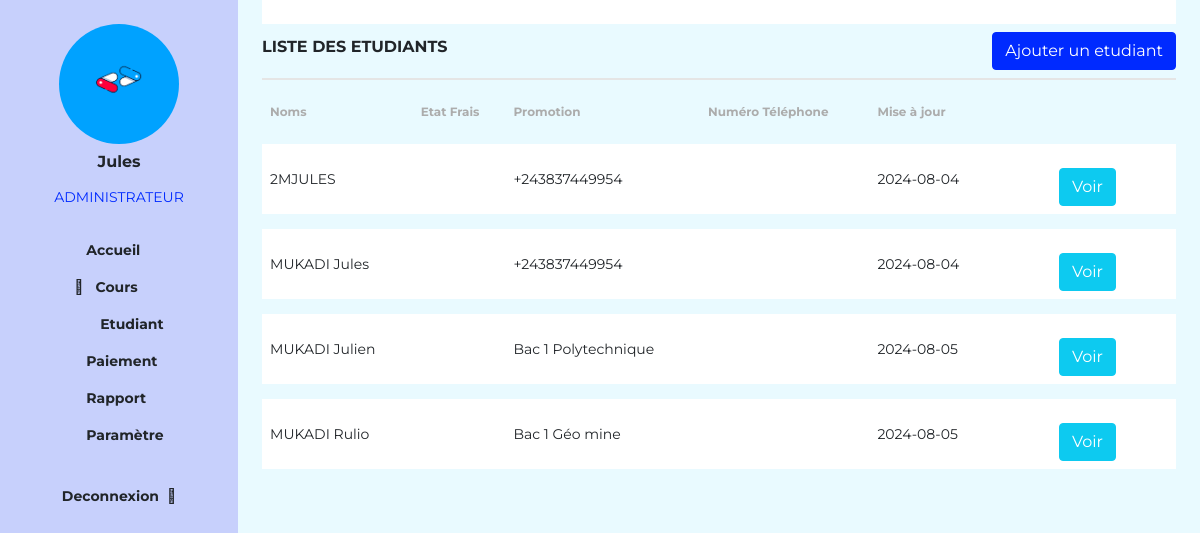
The app's page /pages/students_list.php (signed in) with its own data.
### tables this page shows
CREATE TABLE `students_list` (
  `Id` int(11) NOT NULL,
  `img` varchar(255) NOT NULL,
  `Name` varchar(255) NOT NULL,
  `Email` varchar(255) NOT NULL,
  `Promotion` varchar(255) NOT NULL,
  `NumeroMatricule` varchar(255) NOT NULL,
  `DateUpDate` date NOT NULL
);

### pages/students_list.php (the view, shortened to what this page needs)
<!DOCTYPE html>
<html lang="fr">
<head>
    <link rel="stylesheet" href="../css/bootstrap.css">
    <link rel="stylesheet" href="../css/style.css">
    <link rel="stylesheet" href="https://pro.fontawesome.com/releases/v5.10.0/css/all.css" />
</head>
<body class="bg-content">
    <main class="dashboard d-flex">
        <?php include "component/sidebar.php"; ?>
        <div class="container-fluid px-4">
            <?php include "component/header.php"; ?>
            <div class="student-list-header d-flex justify-content-between align-items-center py-2">
                <div class="title h6 fw-bold">LISTE DES ETUDIANTS</div>
                <div class="btn-add d-flex gap-3 align-items-center">
                    <div class="short">
                        <i class="far fa-sort"></i>
                    </div>
                    <?php include 'component/popupadd.php'; ?>
                </div>
            </div>
            <div class="table-responsive">
                <form action="save_presence.php" method="POST">
                    <table class="table student_list table-borderless">
                        <thead>
                            <tr class="align-middle">
                                <th>Noms</th>
                                <th>Etat Frais</th>
                                <th>Promotion</th>
                                <th>Numéro Téléphone</th>
                                <th>Mise à jour</th>
                            </tr>
                        </thead>
                        <tbody>
                            <?php include 'connexiondb.php';
                                $result = $con->query("SELECT * FROM students_list");
                                foreach($result as $value):
                            ?>
                            <tr class="bg-white align-middle">
                                <td><?php echo htmlspecialchars($value['Name']) ?></td>
                                <td><?php echo htmlspecialchars($value['Paiement']) ?></td>
                                <td><?php echo htmlspecialchars($value['Promotion']) ?></td>
                                <td><?php echo htmlspecialchars($value['NumeroTelephone']) ?></td>
                                <td><?php echo htmlspecialchars($value['DateUpDate']) ?></td>
                                <td class="d-md-flex gap-3 mt-3">
                                    <a href="modifier.php?Id=<?php echo $value['Id']?>"><i class="far fa-pen" style="color: green;"></i></a>
                                    <a href="remove.php?Id=<?php echo $value['Id']?>"><i class="far fa-trash" style="color: black;"></i></a>
                                    <a href="student_info.php?Id=<?php echo $value['Id']?>" class="btn btn-info">Voir</a>
                                </td>
                                <td>
                                </td>
                            </tr>
                            <?php endforeach; ?>
                        </tbody>
                    </table>
                </form>
            </div>
        </div>
    </main>
</body>
</html>

### css/style.css (style rules this page uses)
* { font-family: 'Montserrat','Inter','Ubuntu',sans-serif; font-style: normal; }
.bg-content { background:#e9faff; }
.student_list { border-collapse: separate; border-spacing: 0 15px; }
.table th { font-size: 12px; color:#ACACAC; }
table tbody { font-size: 14px; }
.table a { color:#ffffff; }
.student-list-header { border-bottom: 2px solid #E5E5E5; }
.student-list-header i { color:#002aff; }

### records on screen
students_list: Name "2MJULES", Promotion "+243837449954", DateUpDate "2024-08-04"
students_list: Name "MUKADI Jules", Promotion "+243837449954", DateUpDate "2024-08-04"
students_list: Name "MUKADI Julien", Promotion "Bac 1 Polytechnique", DateUpDate "2024-08-05"
students_list: Name "MUKADI Rulio", Promotion "Bac 1 Géo mine", DateUpDate "2024-08-05"

### other values on screen
$_SESSION['name'] "Jules"
